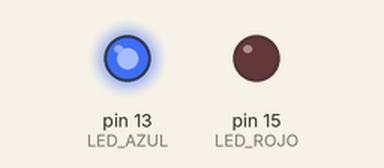
A sketch run on a simulated Arduino Uno, built with avr-gcc and run on an emulated ATmega328P. Shown: output pins drawn as LEDs (lit = HIGH).

Above: at 0.3 s.
At 1.7 s:
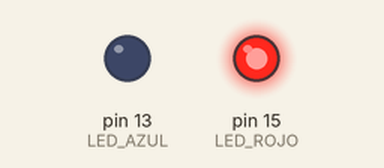
Timing chart, 0 to 5.9 s (numbered marks = the images above):
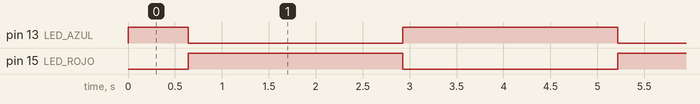

Measured:
- by itself, pin 13 (LED_AZUL): repeats every 4.6 s: LOW 2.3 s, HIGH 2.3 s
- by itself, pin 15 (LED_ROJO): alternates HIGH for 2.3 s and LOW for 2.3 s

The sketch:

08_fade.ino
```cpp
#define LED_ROJO 15
#define LED_AZUL 13

void setup()
{
  pinMode(LED_ROJO, OUTPUT);
  pinMode(LED_AZUL, OUTPUT);
}

void loop()
{
  /*
  digitalWrite(LED_ROJO, HIGH);
  delay(1000);
  digitalWrite(LED_ROJO, LOW);
  delay(1000);
  */

 for(int i = 0; i <= 255; i++)
 {
   analogWrite(LED_ROJO, i);
   analogWrite(LED_AZUL, 255-i);
   delay(5);
  }

    delay(1000);

  for(int i = 255; i >= 0; i--)
 {
   analogWrite(LED_ROJO, i);
   analogWrite(LED_AZUL, 255-i);
   delay(5);
  }
  delay(1000);
}
```
